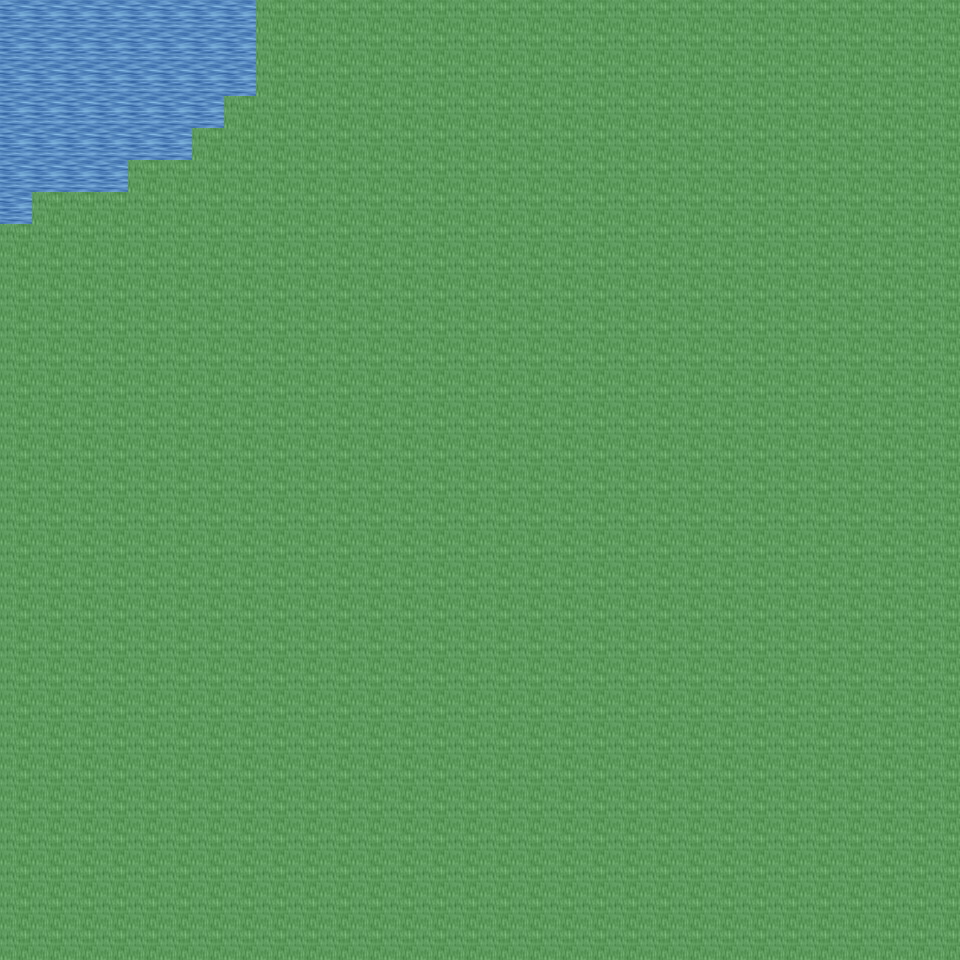

Rendered tile map (Tiled .tmx) drawn with the repository's tilesets; below, a short description and the map source with its tile grids summarised:
An orthogonal 30x30 tile map with 32x32 px tiles, 6 tile layers (Ground, Object, Object2, Above, ...), 11 tilesets and 2 objects (2x mapchange).

<map version="1.0" orientation="orthogonal" renderorder="right-down" width="30" height="30" tilewidth="32" tileheight="32" nextobjectid="3">
  <tileset firstgid="1" name="tileset_ground_ground" tilewidth="32" tileheight="32" tilecount="33" columns="3">
    <image source="../drawable/tileset_ground_ground.png" width="96" height="352" />
  </tileset>
  <tileset firstgid="34" name="tileset_ground_water_pool" tilewidth="32" tileheight="32" tilecount="72" columns="3">
    <image source="../drawable/tileset_ground_water_pool.png" width="96" height="768" />
  </tileset>
  <tileset firstgid="106" name="tileset_ground_grass_edges" tilewidth="32" tileheight="32" tilecount="36" columns="12">
    <image source="../drawable/tileset_ground_grass_edges.png" width="384" height="96" />
  </tileset>
  <tileset firstgid="142" name="tileset_ground_grass_corners" tilewidth="32" tileheight="32" tilecount="24" columns="6">
    <image source="../drawable/tileset_ground_grass_corners.png" width="192" height="128" />
  </tileset>
  <tileset firstgid="166" name="tileset_building_wall_wood" tilewidth="32" tileheight="32" tilecount="16" columns="4">
    <image source="../drawable/tileset_building_wall_wood.png" width="128" height="128" />
  </tileset>
  <tileset firstgid="182" name="tileset_plant_grasses" tilewidth="32" tileheight="32" tilecount="6" columns="3">
    <image source="../drawable/tileset_plant_grasses.png" width="96" height="64" />
  </tileset>
  <tileset firstgid="188" name="tileset_plant_flower_daisy_yellow" tilewidth="32" tileheight="32" tilecount="8" columns="2">
    <image source="../drawable/tileset_plant_flower_daisy_yellow.png" width="64" height="128" />
  </tileset>
  <tileset firstgid="196" name="tileset_plant_flower_daisy_blue" tilewidth="32" tileheight="32" tilecount="8" columns="2">
    <image source="../drawable/tileset_plant_flower_daisy_blue.png" width="64" height="128" />
  </tileset>
  <tileset firstgid="204" name="tileset_building_door_door_w" tilewidth="32" tileheight="32" tilecount="6" columns="2">
    <image source="../drawable/tileset_building_door_door_w.png" width="64" height="96" />
  </tileset>
  <tileset firstgid="210" name="tileset_building_door_door_e" tilewidth="32" tileheight="32" tilecount="6" columns="2">
    <image source="../drawable/tileset_building_door_door_e.png" width="64" height="96" />
  </tileset>
  <tileset firstgid="216" name="tileset_logic_collision" tilewidth="32" tileheight="32" tilecount="1" columns="1">
    <image source="../drawable/tileset_logic_collision.png" width="32" height="32" />
  </tileset>
  <layer name="Ground" width="30" height="30">
    <data>[900 cells, 900 non-empty, 3 distinct tile ids]</data>
  </layer>
  <layer name="Object" width="30" height="30">
    <data>[900 cells, 8 non-empty, 2 distinct tile ids]</data>
  </layer>
  <layer name="Object2" width="30" height="30">
    <data>[900 cells, 4 non-empty, 3 distinct tile ids]</data>
  </layer>
  <layer name="Above" width="30" height="30">
    <data>[900 cells, 0 non-empty, 0 distinct tile ids]</data>
  </layer>
  <layer name="Above2" width="30" height="30">
    <data>[900 cells, 0 non-empty, 0 distinct tile ids]</data>
  </layer>
  <layer name="Walkable" width="30" height="30">
    <data>[900 cells, 858 non-empty, 1 distinct tile ids]</data>
  </layer>
  <objectgroup name="MapEvents">
    <object id="1" name="north" type="mapchange" x="0" y="0" width="256" height="32">
      <properties>
        <property name="map" value="0_ados_mountain_n2_w2_x4_y0" />
        <property name="place" value="south" />
      </properties>
    </object>
    <object id="2" name="west" type="mapchange" x="0" y="0" width="32" height="224">
      <properties>
        <property name="map" value="0_ados_mountain_n2_w2_x3_y1" />
        <property name="place" value="east" />
      </properties>
    </object>
  </objectgroup>
</map>
